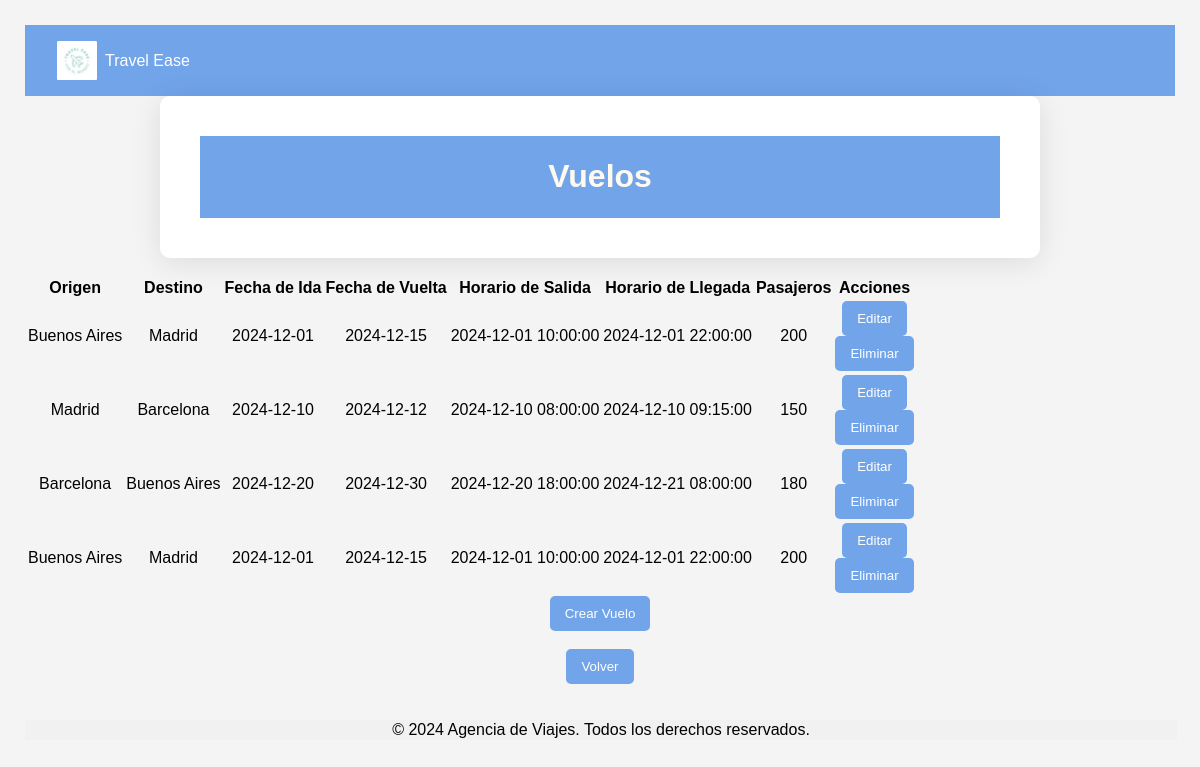
The page /busqueda/ver_vuelos on the database as committed earlier.
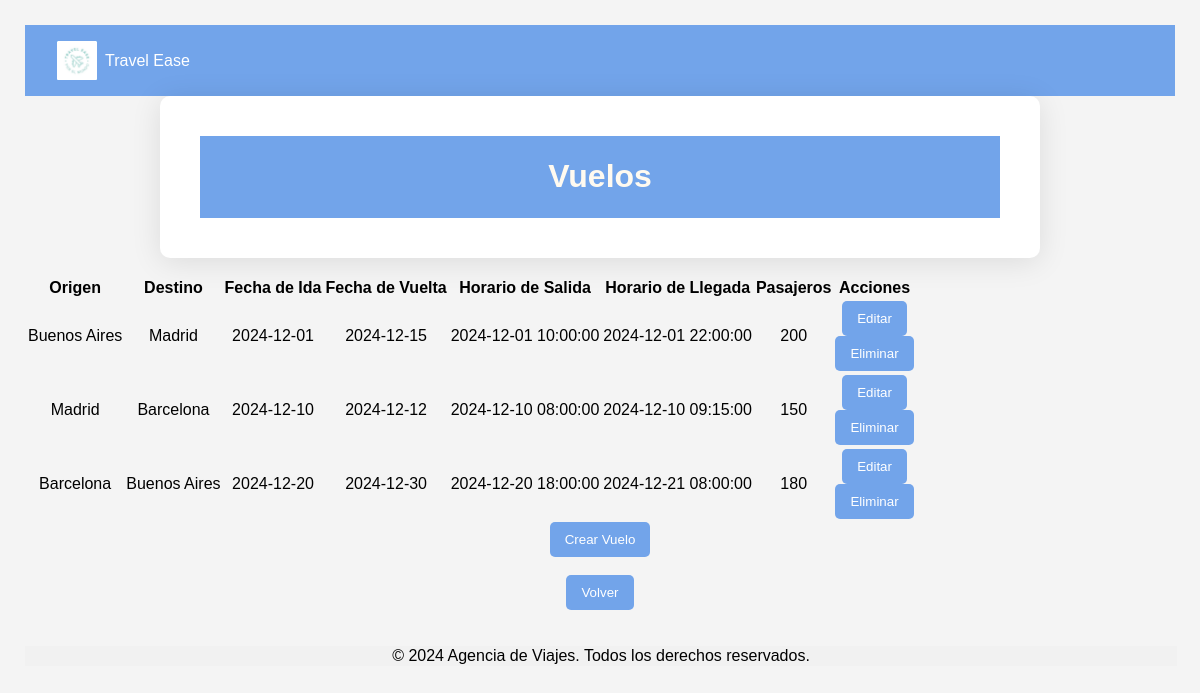
The same page on the database as committed later.
### tables this page shows
CREATE TABLE vuelos (id INTEGER PRIMARY KEY AUTOINCREMENT, origen TEXT, destino TEXT, fecha_ida DATE, fecha_vuelta DATE, horario_salida DATETIME, horario_llegada DATETIME, pasajeros INTEGER);

### app/blueprints/busqueda/routes.py (the view)
@busqueda_bp.route('/ver_vuelos')
def ver_vuelos():
    conexion = conectar()
    cursor = conexion.cursor()
    cursor.execute('SELECT * FROM vuelos')
    vuelos = cursor.fetchall()
    conexion.close()
    return render_template('busqueda/ver_vuelos.html', vuelos=vuelos)

### app/blueprints/busqueda/routes.py (called while the page is built)
def conectar():
    return sqlite3.connect('agencia_viajes.db')

### app/templates/busqueda/ver_vuelos.html (shortened to what this page needs)
<!DOCTYPE html>
<html lang="en">
<head>
  <link rel="stylesheet" href="{{ url_for('static', filename='css/styles.css') }}">
</head>
<body>
  <header class="navbar">
    <div class="logo">
      <img src="{{ url_for('static', filename='css/ruta-del-logo.png') }}" alt="Logo de la Marca" />
      <span>Travel Ease</span>
    </div>
  </header>
  <div class="container">
    <header>
      <h1>Vuelos</h1>
    </header>
  </div>
    <br>
    <table class="table">
      <thead>
        <tr>
          <th>Origen</th>
          <th>Destino</th>
          <th>Fecha de Ida</th>
          <th>Fecha de Vuelta</th>
          <th>Horario de Salida</th>
          <th>Horario de Llegada</th>
          <th>Pasajeros</th>
          <th>Acciones</th>
        </tr>
      </thead>
      <tbody>
        {% for vuelo in vuelos %}
        <tr>
          <td>{{ vuelo[1] }}</td>
          <td>{{ vuelo[2] }}</td>
          <td>{{ vuelo[3] }}</td>
          <td>{{ vuelo[4] }}</td>
          <td>{{ vuelo[5] }}</td>
          <td>{{ vuelo[6] }}</td>
          <td>{{ vuelo[7] }}</td>
          <td>
            <section>
              <div>
                <a href="{{ url_for('busqueda.editar_vuelo', id=vuelo[0]) }}" class="btn btn-primary">
                  <button>Editar</button>
                </a>
              </div>
          </section>
          <section>
            <div>
              <a href="{{ url_for('busqueda.eliminar_vuelo', id=vuelo[0]) }}"
               class="btn btn-danger"
               onclick="return confirm('¿Estás seguro de que deseas eliminar este vuelo?');">
              <button>Eliminar</button>
            </a>
            </div>
        </section>
          </td>
        </tr>
        {% endfor %}
      </tbody>
    </table>
    <section>
      <div>
        <a href="{{ url_for('busqueda.crear_vuelo') }}" class="btn btn-success"><button>Crear Vuelo</button></a>
      </div>
  </section>
  <br>
  <section>
    <div>
       <a href="{{ url_for('detalle.Vuelos') }}" method="GET">
            <button type="button">Volver</button>
        </a>
    </div>
</section>
<br><br>
<footer>
      © 2024 Agencia de Viajes. Todos los derechos reservados.
  </footer>
</body>
</html>

Rows that differ between the two databases and show on the page:
removed vuelos: origen "Buenos Aires", destino "Madrid", fecha_ida "2024-12-01", fecha_vuelta "2024-12-15", horario_salida "2024-12-01 10:00:00", horario_llegada "2024-12-01 22:00:00", pasajeros "200"
